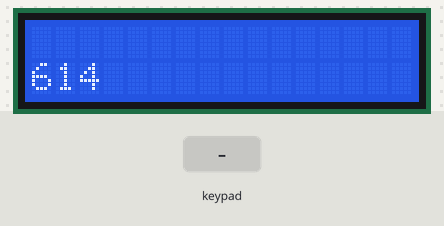
Recording of a sketch running on a simulated Arduino Uno, built with avr-gcc and run on an emulated ATmega328P. Parts: 16×2 character LCD. The inputs (shaded band) are chosen by the test bench. What the sketch prints to the serial monitor is not drawn.

Above: at 1.2 s.
1.3 s: key 'A' pressed
At 2.8 s:
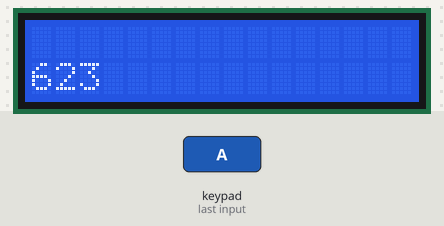
3.5 s: keypad keys 9 8 7 6 A pressed 0.4 s apart
At 6.3 s:
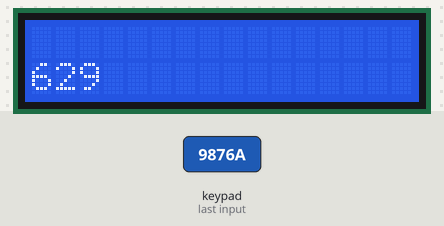
7.5 s: keypad keys 5 4 3 2 A pressed 0.4 s apart
At 10.5 s:
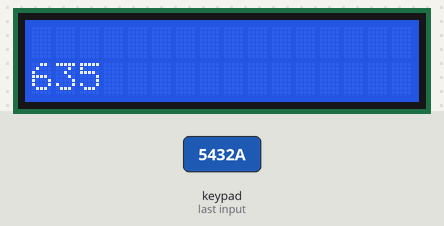
Timing chart, 0 to 12.0 s (numbered marks = the images above; inputs shaded):
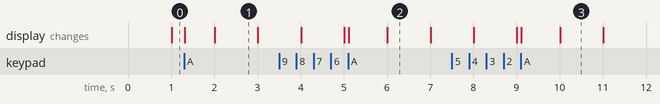

Measured:
- what the display in image 1 shows lasts 1.0 s, from 2.0 s to 3.0 s

The sketch:

sketch.ino
```cpp
#include <Wire.h>
#include <LiquidCrystal_I2C.h>
#include <Keypad.h>
int min = 10;
int sec = 15;
int time = 0;
bool running = true ;
unsigned long previousMillis = 0;
LiquidCrystal_I2C lcd(0x27, 16, 2);
// here we are telling the computer what the buttons are and rows anc cols

const byte ROWS = 4;
const byte COLS = 4 ;
char hexaKeys [ROWS][COLS] = {
    {'1','2','3','A'},
    {'4','5','6','B'},
    {'7','8','9','C'},
    {'*','0','#','D'}
};
byte rowPins[ROWS] = {9,8,7,6};
byte colPins[COLS] = {5,4,3,2};
Keypad customKeypad = Keypad(makeKeymap(hexaKeys), rowPins, colPins, ROWS, COLS);


void timecalulate (){
    time = (min*60) + sec;
}
void setup(){
    Serial.begin(9600);
    timecalulate();
    lcd.init();
    lcd.backlight();
    }


void loop(){
    char customKey = customKeypad.getKey();
    unsigned long currentMillis = millis();
    if (running && (currentMillis - previousMillis >= 1000)){
        previousMillis = currentMillis;
        time = time - 1 ;
        lcd.setCursor(0, 1);
        lcd.print("    ");
        lcd.setCursor(0, 1);
        lcd.print(time);
    }
    if (customKey){
        Serial.print("Key Pressed: ");
        Serial.println(customKey);

        if (customKey == 'A'){
            time = time + 10 ;
            lcd.setCursor(0, 1);
            lcd.print("    ");
            lcd.setCursor(0, 1);
            lcd.print(time);

        }

    }

}
```
